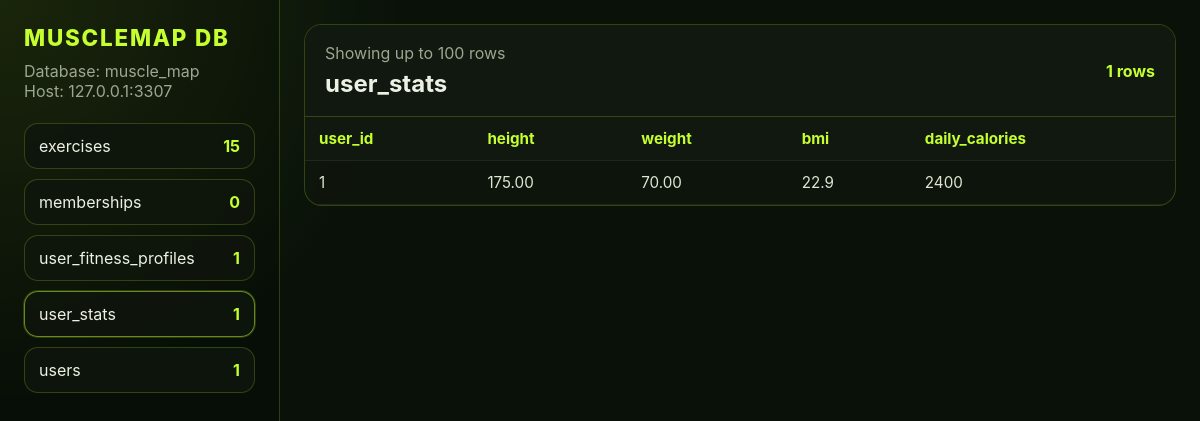
Page /dbgui/index.php?table=user_stats on the committed database.
### tables this page shows
CREATE TABLE IF NOT EXISTS user_stats (
    user_id INT PRIMARY KEY,
    height DECIMAL(5,2),
    weight DECIMAL(5,2),
    bmi DECIMAL(4,1),
    daily_calories INT,
    FOREIGN KEY (user_id) REFERENCES users(id) ON DELETE CASCADE
);

### dbgui/index.php (the view, shortened to what this page needs)
<?php
$db = mm_db();
$databaseName = getenv('DB_DATABASE') ?: 'muscle_map';
$tables = [];
$tableCounts = [];
$selectedTable = null;
$rows = [];
$columns = [];
$tableResult = $db->query('SHOW TABLES');
while ($tableName = $tableResult->fetchColumn()) {
    $tables[] = $tableName;
}
foreach ($tables as $tableName) {
    $countStmt = $db->query('SELECT COUNT(*) FROM `' . str_replace('`', '``', $tableName) . '`');
    $tableCounts[$tableName] = (int) $countStmt->fetchColumn();
}
$requestedTable = isset($_GET['table']) ? (string) $_GET['table'] : '';
if ($requestedTable !== '' && in_array($requestedTable, $tables, true)) {
    $selectedTable = $requestedTable;
} elseif (!empty($tables)) {
    $selectedTable = $tables[0];
}
if ($selectedTable !== null) {
    $safeTable = str_replace('`', '``', $selectedTable);
    $dataStmt = $db->query('SELECT * FROM `' . $safeTable . '` LIMIT 100');
    $rows = $dataStmt->fetchAll();
    $columns = !empty($rows) ? array_keys($rows[0]) : [];
}
?>
<!doctype html>
<html lang="en">
  <head>
  </head>
  <body>
    <div class="layout">
      <aside class="sidebar">
        <h1 class="brand">MuscleMap DB</h1>
        <p class="meta">Database: <?= htmlspecialchars($databaseName, ENT_QUOTES, 'UTF-8') ?><br>Host: 127.0.0.1:3307</p>
        <nav class="table-list">
          <?php foreach ($tables as $tableName): ?>
            <a
              class="table-link<?= $tableName === $selectedTable ? ' active' : '' ?>"
              href="?table=<?= urlencode($tableName) ?>"
            >
              <span><?= htmlspecialchars($tableName, ENT_QUOTES, 'UTF-8') ?></span>
              <span class="count"><?= $tableCounts[$tableName] ?? 0 ?></span>
            </a>
          <?php endforeach; ?>
        </nav>
      </aside>
      <main class="content">
        <section class="card">
          <div class="card-header">
            <div>
              <p class="meta" style="margin:0 0 6px;">Showing up to 100 rows</p>
              <h2 class="card-title"><?= htmlspecialchars((string) $selectedTable, ENT_QUOTES, 'UTF-8') ?></h2>
            </div>
            <div class="count"><?= $selectedTable !== null ? ($tableCounts[$selectedTable] ?? 0) : 0 ?> rows</div>
          </div>
          <?php if ($selectedTable === null): ?>
            <div class="empty">No tables found.</div>
          <?php elseif (empty($columns)): ?>
            <div class="empty">Table exists but has no columns to display.</div>
          <?php else: ?>
            <div class="table-wrap">
              <table>
                <thead>
                  <tr>
                    <?php foreach ($columns as $column): ?>
                      <th><?= htmlspecialchars((string) $column, ENT_QUOTES, 'UTF-8') ?></th>
                    <?php endforeach; ?>
                  </tr>
                </thead>
                <tbody>
                  <?php if (empty($rows)): ?>
                    <tr>
                      <td colspan="<?= count($columns) ?>">No rows in this table.</td>
                    </tr>
                  <?php else: ?>
                    <?php foreach ($rows as $row): ?>
                      <tr>
                        <?php foreach ($columns as $column): ?>
                          <td><?= htmlspecialchars((string) ($row[$column] ?? ''), ENT_QUOTES, 'UTF-8') ?></td>
                        <?php endforeach; ?>
                      </tr>
                    <?php endforeach; ?>
                  <?php endif; ?>
                </tbody>
              </table>
            </div>
          <?php endif; ?>
        </section>
      </main>
    </div>
  </body>
</html>

### dbgui/index.php (style rules this page uses)
:root { --bg: #091109; --panel: rgba(15, 22, 13, 0.9); --panel-strong: #10180f; --line: rgba(197, 255, 47, 0.2); --text: #edf1e4; --muted: #9ca690; --accent: #c5ff2f; }
* { box-sizing: border-box; }
body { margin: 0; font-family: -apple-system, BlinkMacSystemFont, "Segoe UI", sans-serif; color: var(--text); background: radial-gradient(circle at top left, rgba(197, 255, 47, 0.12), transparent 28%), radial-gradient(circle at bottom right, rgba(61, 220, 151, 0.1), transparent 22%), var(--bg); }
.layout { min-height: 100vh; display: grid; grid-template-columns: 280px minmax(0, 1fr); }
.sidebar, .content { padding: 24px; }
.sidebar { border-right: 1px solid var(--line); background: rgba(0, 0, 0, 0.18); }
.brand { font-size: 1.4rem; font-weight: 800; letter-spacing: 0.08em; text-transform: uppercase; color: var(--accent); margin: 0 0 10px; }
.meta { color: var(--muted); margin: 0 0 22px; }
.table-list { display: grid; gap: 10px; }
.table-link { display: flex; align-items: center; justify-content: space-between; gap: 12px; padding: 12px 14px; border: 1px solid var(--line); border-radius: 14px; color: inherit; text-decoration: none; background: var(--panel); }
.table-link.active { border-color: rgba(197, 255, 47, 0.5); box-shadow: 0 0 0 1px rgba(197, 255, 47, 0.18); }
.count { color: var(--accent); font-weight: 700; }
.card { border: 1px solid var(--line); border-radius: 18px; background: var(--panel); overflow: hidden; }
.card-header { display: flex; align-items: center; justify-content: space-between; gap: 16px; padding: 18px 20px; background: var(--panel-strong); border-bottom: 1px solid var(--line); }
.card-title { margin: 0; font-size: 1.5rem; }
.table-wrap { overflow: auto; }
table { width: 100%; border-collapse: collapse; }
th, td { padding: 12px 14px; border-bottom: 1px solid rgba(255, 255, 255, 0.08); text-align: left; vertical-align: top; font-size: 0.95rem; }
th { position: sticky; top: 0; background: #11180f; color: var(--accent); }
td { color: #dfe5d2; max-width: 280px; white-space: pre-wrap; word-break: break-word; }

### rows in the picture
user_stats: user_id "1", height "175.00", weight "70.00", bmi "22.9", daily_calories "2400"

### other values in the picture
$databaseName "muscle_map"
$tableName "exercises"
$tableCounts[$tableName] "15"
$tableName "memberships"
$tableCounts[$tableName] "0"
$tableName "user_fitness_profiles"
$tableCounts[$tableName] "1"
$tableName "user_stats"
$tableName "users"
$selectedTable "user_stats"
$tableCounts[$selectedTable] "1"
$column "user_id"
$column "height"
$column "weight"
$column "bmi"
